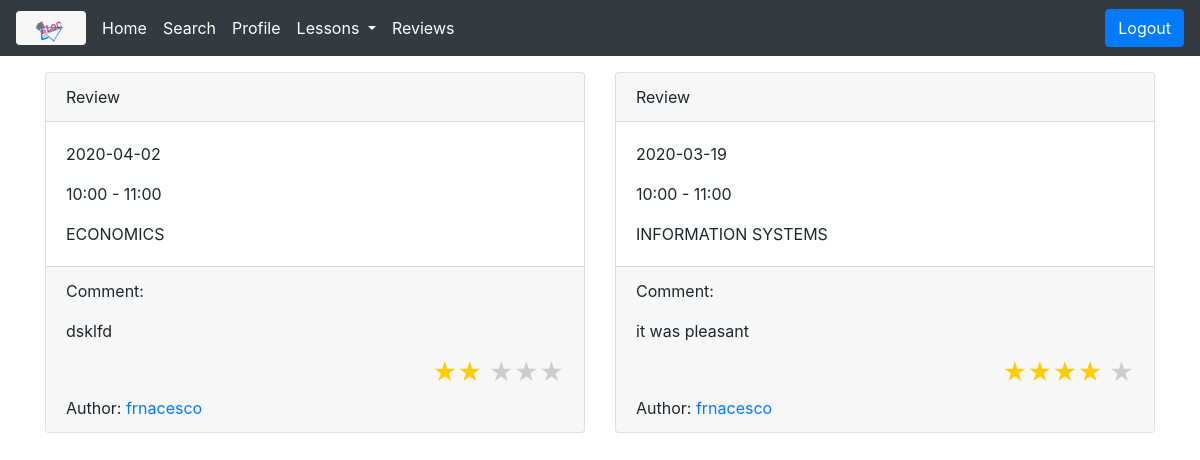
The app's page /user/dsjkbfk/gotten_reviews (signed in) with its own data.
### app/models.py (models this page shows, shortened)
class Lesson(db.Model):
    __tablename__ = 'lessons'
    id = db.Column(db.Integer, primary_key=True)
    subject_name = db.Column(db.String(64))
    tutor_id = db.Column(db.Integer, db.ForeignKey('tutors.id'))
    user_id = db.Column(db.Integer, db.ForeignKey('users.id'))
    date = db.Column(db.Date)
    time = db.Column(db.String(40))
    dont_remind_me = db.Column(db.Boolean)#set to true if the user does not want to keep seeing
    review = db.relationship('Review', backref='Lesson', uselist=False)
    notification = db.relationship('Notification', backref='Lesson', uselist=False)

class Review(db.Model):
    __tablename__ = 'reviews'
    review_id = db.Column(db.Integer, primary_key=True)
    comment = db.Column(db.Text(), nullable=False)
    score = db.Column(db.Integer(), nullable=False)
    lesson_id = db.Column(db.Integer(), db.ForeignKey('lessons.id'), unique=True)

class User(UserMixin, db.Model):
    __tablename__ = 'users'
    id = db.Column(db.Integer, primary_key=True)
    picture_filename = db.Column(db.String(150))
    name = db.Column(db.String(64))
    surname = db.Column(db.String(64))
    birth_date = db.Column(db.Date)
    email = db.Column(db.String(64), unique=True, index=True)
    username = db.Column(db.String(64), unique=True, index=True)
    about_me = db.Column(db.Text(), nullable=True)
    password_hash = db.Column(db.String(128))
    lessons_attended = db.relationship('Lesson', backref='User', lazy='dynamic')
    city_id = db.Column(db.Integer, db.ForeignKey('cities.id'))
    type = db.Column(db.String(50))
    __mapper_args__ = {
        'polymorphic_identity':'user',
        'polymorphic_on':type
    }
    def __repr__(self):
        return 'username=' + self.username + ' - email=' + self.email + \
               '- password_hash=' + self.password_hash \
               +'- about_me=' + self.about_me
    @property
    def password(self):
        raise AttributeError('password is not a readable attribute')
    @login_manager.user_loader
    def load_user(user_id):
        return User.query.get(int(user_id))

### app/users_bp/views.py (the view)
@users_bp.route('/user/<username>/gotten_reviews', methods=['GET', 'POST'])
@login_required
def gotten_reviews(username):
    tut = Tutor.query.filter_by(username=username).first()
    print str(tut)
    tut_lessons = tut.get_tutor_past_lessons()
    dict1 = {}
    dict2 = {}
    print str(tut_lessons)
    for l in tut_lessons:
        print str(l.review)
        if l.review:
            dict1[l.id] = l.review
            dict2[l.id] = User.query.filter_by(id=l.user_id).first().username
    return render_template('/user/reviews/gotten_reviews.html', dict1 = dict1, dict2=dict2, lessons=tut_lessons)

### app/models.py (called while the page is built)
    def get_tutor_past_lessons(self):
        lessons=[]
        for l in self.lessons_tutored:
            if l.date <= date.today():
                lessons.append(l)
        return lessons

### app/templates/user/reviews/gotten_reviews.html (shortened to what this page needs)
{% extends "layout.html" %}
{% block page_content %}
{% if dict1 %}
<div class="container text-left">
    <div class="row ">
        {% for l in lessons %}
        {% if dict1[l.id] %}
        <div class="col col-md-6  mb-3 ">
            <div class="card">
                <div class="card-header">
                    Review
                </div>
                <div class="card-body">
                    <p class="card-text">{{l.date}}</p>
                    <p class="card-text">{{l.time}}</p>
                    <p class="card-text text-uppercase">{{l.subject_name}}</p>
                </div>
                <div class="card-footer">
                    <p class="card-text">Comment:</p>
                    <p class="card-text">{{dict1[l.id].comment}}</p>
                    <h4 class="card-text text-right  text-primary ">
                        {% if dict1[l.id].score == 2 %}
                        <span style="color:#fc0;">&#9733;&#9733;</span>
                        <span style="color:#ccc;">&#9733;&#9733;&#9733;</span>
                        {% endif %}
                        {% if dict1[l.id].score == 4 %}
                        <span style="color:#fc0;">&#9733;&#9733;&#9733;&#9733;</span>
                        <span style="color:#ccc;">&#9733;</span>
                        {% endif %}
                    </h4>
                    <p class="card-text ">Author: <a href="/user/{{dict2[l.id]}}">{{dict2[l.id]}}</a></p>
                </div>
            </div>
        </div>
        {% endif %}
        {% endfor %}
    </div>
</div>
{% endif %}
{% endblock  %}

### records on screen
Lesson: date "2020-04-02", time "10:00 - 11:00", subject_name "ECONOMICS"
Review: comment "dsklfd"
User: username "frnacesco"
Lesson: date "2020-03-19", time "10:00 - 11:00", subject_name "INFORMATION SYSTEMS"
Review: comment "it was pleasant"
